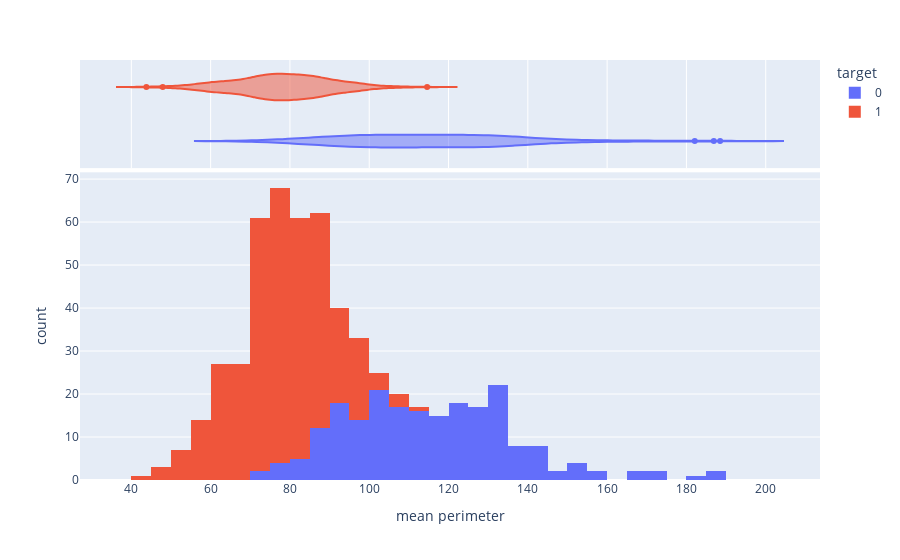

Write notebook code for a chart like this one.
### Markdown cell above
**Explore more**
- **Plot the histogram for the mean perimeter using 40 bins and explore a new marginal plot**

### Code cell
fig = px.histogram(cancer_df, x = 'mean perimeter', color = 'target', marginal = 'violin', nbins = 40)
fig.show()

### Figure 1 — Plotly figure (JSON) as saved in the notebook; plotly's stock layout.template omitted (floating-point values rounded to 4 significant figures; data arrays with more than 128 entries replaced by an {"elided": "..."} marker saying what was removed)
{"data": [{"bingroup": "x", "hovertemplate": "target=0<br>mean perimeter=%{x}<br>count=%{y}<extra></extra>", "legendgroup": "0", "marker": {"color": "#636efa", "pattern": {"shape": ""}}, "name": "0", "nbinsx": 40, "orientation": "v", "showlegend": true, "type": "histogram", "x": {"elided": "212 float values"}, "xaxis": "x", "yaxis": "y"}, {"hovertemplate": "target=0<br>mean perimeter=%{x}<extra></extra>", "legendgroup": "0", "marker": {"color": "#636efa"}, "name": "0", "scalegroup": "x", "showlegend": false, "type": "violin", "x": {"elided": "212 float values"}, "xaxis": "x2", "yaxis": "y2"}, {"bingroup": "x", "hovertemplate": "target=1<br>mean perimeter=%{x}<br>count=%{y}<extra></extra>", "legendgroup": "1", "marker": {"color": "#EF553B", "pattern": {"shape": ""}}, "name": "1", "nbinsx": 40, "orientation": "v", "showlegend": true, "type": "histogram", "x": {"elided": "357 float values"}, "xaxis": "x", "yaxis": "y"}, {"hovertemplate": "target=1<br>mean perimeter=%{x}<extra></extra>", "legendgroup": "1", "marker": {"color": "#EF553B"}, "name": "1", "scalegroup": "x", "showlegend": false, "type": "violin", "x": {"elided": "357 float values"}, "xaxis": "x2", "yaxis": "y2"}], "layout": {"barmode": "relative", "legend": {"title": {"text": "target"}, "tracegroupgap": 0}, "margin": {"t": 60}, "xaxis": {"anchor": "y", "domain": [0, 1], "title": {"text": "mean perimeter"}}, "xaxis2": {"anchor": "y2", "domain": [0, 1], "matches": "x", "showgrid": true, "showticklabels": false}, "yaxis": {"anchor": "x", "domain": [0, 0.7326], "title": {"text": "count"}}, "yaxis2": {"anchor": "x2", "domain": [0.7426, 1], "matches": "y2", "showgrid": false, "showline": false, "showticklabels": false, "ticks": ""}}}
